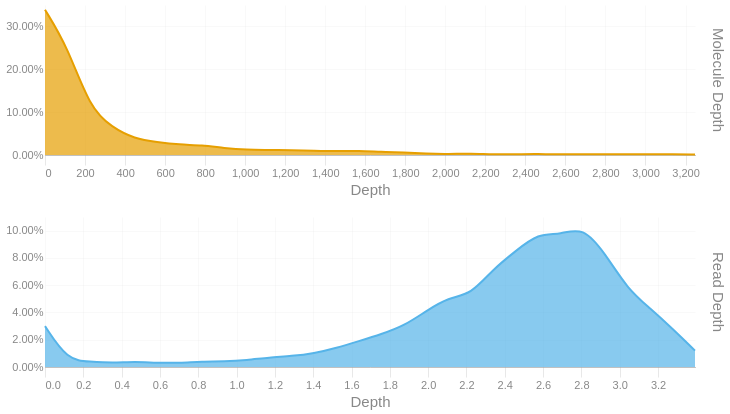

Source (notebook cell):
### Code cell
readdep = depth_hist(tb['Read Depth'], q99, 3)
readdep = readdep.with_columns(pl.lit('Read Depth').alias('Metric'))
if not SKIPLR:
    moldep = depth_hist(tb['Molecule Depth'], mol_q99, 1)
    moldep = moldep.with_columns(pl.lit('Molecule Depth').alias('Metric'))
    _hist = pl.concat([readdep, moldep])
    _hist = _hist.filter(pl.col('Proportion') != 0)
    with SafeRender(_hist):
        (
            alt.Chart(_hist)        
            .mark_area(interpolate = "basis")
            .encode(
                x=alt.X('Bin:Q').scale(domainMin=0).axis(alt.Axis(title='Depth')),
                y = alt.Y('Proportion:Q', title = None).axis(format = '.2%'),
                color = alt.Color('Metric:N').legend(None),
                row = alt.Row("Metric:N").header(title = None, labelOrient = 'right'),
                tooltip = [
                    alt.Tooltip("Metric:N", title = "Metric"),
                    alt.Tooltip('Interval:N', title = "Depth Interval"),
                    alt.Tooltip('Proportion:Q', title = "% Alignments").format('.2%')
                ]
            )
            .resolve_scale(x='independent', y='independent')
            .properties(
                height = 150, width = 650,
                usermeta={'embedOptions': {'downloadFileName': f'{samplename}.depth.hist'}}
            )
        ).display()
else:
    readdep = readdep.filter(pl.col('Proportion') != 0)
    with SafeRender(readdep):
        (
            alt.Chart(readdep)        
            .mark_area(interpolate = "basis")
            .encode(
                x=alt.X('Bin:Q').scale(domainMin=0).axis(alt.Axis(title='Depth')),
                y = alt.Y('Proportion:Q', title = None).axis(format = '.2%'),
                tooltip = [
                    alt.Tooltip('Interval:N', title = "Depth Interval"),
                    alt.Tooltip('Proportion:Q', title = "% Alignments").format('.2%')
                ]
            )
            .properties(
                usermeta={'embedOptions': {'downloadFileName': f'{samplename}.depth.hist'}}
            )
        ).display()

### Figure 1 — Vega-Lite specification as saved in the notebook (floating-point values rounded to 4 significant figures)
{"width": 650, "height": 150, "config": {"title": {"anchor": "start", "dy": -15, "fontSize": 18, "color": "#888888", "subtitleColor": "#888888", "subtitleFontSize": 14}, "arc": {"fill": "#0072B2"}, "axis": {"domainColor": "#888888", "domainWidth": 0.5, "gridWidth": 0.2, "grid": false, "titleFontWeight": 400, "titleFontSize": 15, "labelFontSize": 11, "labelColor": "#888888", "tickColor": "#888888", "tickWidth": 0.2, "titleColor": "#888888"}, "axisBand": {"grid": false}, "axisX": {"grid": true, "tickSize": 10, "domainCap": "round"}, "axisY": {"domain": false, "grid": true, "tickSize": 0, "domainCap": "round"}, "background": "transparent", "header": {"labelFontSize": 15, "labelColor": "#888888", "titleFontSize": 15, "titleFontWeight": 600, "titleColor": "#888888"}, "legend": {"labelFont": "sans-serif", "labelFontSize": 12, "labelColor": "#888888", "symbolSize": 100, "symbolType": "circle", "titleFontSize": 12, "titlePadding": 10, "titleColor": "#888888", "title": null}, "range": {"category": ["#E69F00", "#56B4E9", "#009E73", "#F0E442", "#0072B2", "#D55E00", "#CC79A7", "#000000"], "diverging": ["#cfe8f3", "#a2d4ec", "#73bfe2", "#46abdb", "#1696d2", "#12719e"]}, "area": {"fill": "#0072B2", "fillOpacity": 0.7, "line": true, "strokeOpacity": 0.7}, "line": {"color": "#0072B2", "stroke": "#0072B2", "strokeWidth": 2}, "trail": {"color": "#0072B2", "stroke": "#0072B2", "strokeWidth": 0, "size": 1}, "point": {"filled": true, "fillOpacity": 1.0, "size": 95}, "text": {"color": "#888888", "fontSize": 11, "align": "right", "fontWeight": 400, "size": 11}, "bar": {"fill": "#0072B2", "stroke": null}, "view": {"stroke": null, "continuousWidth": 660, "continuousHeight": 400}}, "data": {"name": "data-b81d72718b329629bf2573fbb60bf90b"}, "mark": {"type": "area", "interpolate": "basis"}, "encoding": {"color": {"field": "Metric", "legend": null, "type": "nominal"}, "row": {"field": "Metric", "header": {"title": null, "labelOrient": "right"}, "type": "nominal"}, "tooltip": [{"field": "Metric", "title": "Metric", "type": "nominal"}, {"field": "Interval", "title": "Depth Interval", "type": "nominal"}, {"field": "Proportion", "format": ".2%", "title": "% Alignments", "type": "quantitative"}], "x": {"axis": {"title": "Depth"}, "field": "Bin", "scale": {"domainMin": 0}, "type": "quantitative"}, "y": {"axis": {"format": ".2%"}, "field": "Proportion", "title": null, "type": "quantitative"}}, "resolve": {"scale": {"x": "independent", "y": "independent"}}, "usermeta": {"embedOptions": {"downloadFileName": "S3_Waccamaw_1703.depth.hist"}}, "$schema": "https://vega.github.io/schema/vega-lite/v6.1.0.json", "datasets": {"data-b81d72718b329629bf2573fbb60bf90b": [{"Bin": 0.0, "Interval": "0.0-0.117", "Proportion": 0.03, "Metric": "Read Depth"}, {"Bin": 0.117, "Interval": "0.117-0.234", "Proportion": 0.005, "Metric": "Read Depth"}, {"Bin": 0.234, "Interval": "0.234-0.351", "Proportion": 0.004, "Metric": "Read Depth"}, {"Bin": 0.351, "Interval": "0.351-0.468", "Proportion": 0.003, "Metric": "Read Depth"}, {"Bin": 0.468, "Interval": "0.468-0.585", "Proportion": 0.004, "Metric": "Read Depth"}, {"Bin": 0.585, "Interval": "0.585-0.702", "Proportion": 0.003, "Metric": "Read Depth"}, {"Bin": 0.702, "Interval": "0.702-0.819", "Proportion": 0.003, "Metric": "Read Depth"}, {"Bin": 0.819, "Interval": "0.819-0.936", "Proportion": 0.004, "Metric": "Read Depth"}, {"Bin": 0.936, "Interval": "0.936-1.053", "Proportion": 0.004, "Metric": "Read Depth"}, {"Bin": 1.053, "Interval": "1.053-1.17", "Proportion": 0.005, "Metric": "Read Depth"}, {"Bin": 1.17, "Interval": "1.17-1.287", "Proportion": 0.007, "Metric": "Read Depth"}, {"Bin": 1.287, "Interval": "1.287-1.404", "Proportion": 0.008, "Metric": "Read Depth"}, {"Bin": 1.404, "Interval": "1.404-1.521", "Proportion": 0.01, "Metric": "Read Depth"}, {"Bin": 1.521, "Interval": "1.521-1.638", "Proportion": 0.014, "Metric": "Read Depth"}, {"Bin": 1.638, "Interval": "1.638-1.755", "Proportion": 0.019, "Metric": "Read Depth"}, {"Bin": 1.755, "Interval": "1.755-1.872", "Proportion": 0.024, "Metric": "Read Depth"}, {"Bin": 1.872, "Interval": "1.872-1.989", "Proportion": 0.03, "Metric": "Read Depth"}, {"Bin": 1.989, "Interval": "1.989-2.106", "Proportion": 0.041, "Metric": "Read Depth"}, {"Bin": 2.106, "Interval": "2.106-2.223", "Proportion": 0.051, "Metric": "Read Depth"}, {"Bin": 2.223, "Interval": "2.223-2.34", "Proportion": 0.053, "Metric": "Read Depth"}, {"Bin": 2.34, "Interval": "2.34-2.457", "Proportion": 0.072, "Metric": "Read Depth"}, {"Bin": 2.457, "Interval": "2.457-2.574", "Proportion": 0.085, "Metric": "Read Depth"}, {"Bin": 2.574, "Interval": "2.574-2.691", "Proportion": 0.098, "Metric": "Read Depth"}, {"Bin": 2.691, "Interval": "2.691-2.808", "Proportion": 0.097, "Metric": "Read Depth"}, {"Bin": 2.808, "Interval": "2.808-2.925", "Proportion": 0.103, "Metric": "Read Depth"}, {"Bin": 2.925, "Interval": "2.925-3.042", "Proportion": 0.083, "Metric": "Read Depth"}, {"Bin": 3.042, "Interval": "3.042-3.159", "Proportion": 0.057, "Metric": "Read Depth"}, {"Bin": 3.159, "Interval": "3.159-3.276", "Proportion": 0.043, "Metric": "Read Depth"}, {"Bin": 3.276, "Interval": "3.276-3.393", "Proportion": 0.028, "Metric": "Read Depth"}, {"Bin": 3.393, "Interval": "3.393-3.51", "Proportion": 0.012, "Metric": "Read Depth"}, {"Bin": 0.0, "Interval": "0.0-112.0", "Proportion": 0.339, "Metric": "Molecule Depth"}, {"Bin": 112.0, "Interval": "112.0-224.0", "Proportion": 0.253, "Metric": "Molecule Depth"}, {"Bin": 224.0, "Interval": "224.0-335.9", "Proportion": 0.11, "Metric": "Molecule Depth"}, {"Bin": 335.9, "Interval": "335.9-447.9", "Proportion": 0.064, "Metric": "Molecule Depth"}, {"Bin": 447.9, "Interval": "447.9-559.9", "Proportion": 0.038, "Metric": "Molecule Depth"}, {"Bin": 559.9, "Interval": "559.9-671.9", "Proportion": 0.03, "Metric": "Molecule Depth"}, {"Bin": 671.9, "Interval": "671.9-783.8", "Proportion": 0.024, "Metric": "Molecule Depth"}, {"Bin": 783.8, "Interval": "783.8-895.8", "Proportion": 0.023, "Metric": "Molecule Depth"}, {"Bin": 895.8, "Interval": "895.8-1007.8", "Proportion": 0.016, "Metric": "Molecule Depth"}, {"Bin": 1008.0, "Interval": "1007.8-1119.8", "Proportion": 0.012, "Metric": "Molecule Depth"}, {"Bin": 1120.0, "Interval": "1119.8-1231.7", "Proportion": 0.012, "Metric": "Molecule Depth"}, {"Bin": 1232.0, "Interval": "1231.7-1343.7", "Proportion": 0.011, "Metric": "Molecule Depth"}, {"Bin": 1344.0, "Interval": "1343.7-1455.7", "Proportion": 0.01, "Metric": "Molecule Depth"}, {"Bin": 1456.0, "Interval": "1455.7-1567.7", "Proportion": 0.009, "Metric": "Molecule Depth"}, {"Bin": 1568.0, "Interval": "1567.7-1679.6", "Proportion": 0.01, "Metric": "Molecule Depth"}, {"Bin": 1680.0, "Interval": "1679.6-1791.6", "Proportion": 0.007, "Metric": "Molecule Depth"}, {"Bin": 1792.0, "Interval": "1791.6-1903.6", "Proportion": 0.006, "Metric": "Molecule Depth"}, {"Bin": 1904.0, "Interval": "1903.6-2015.6", "Proportion": 0.003, "Metric": "Molecule Depth"}, {"Bin": 2016.0, "Interval": "2015.6-2127.5", "Proportion": 0.002, "Metric": "Molecule Depth"}, {"Bin": 2128.0, "Interval": "2127.5-2239.5", "Proportion": 0.004, "Metric": "Molecule Depth"}, {"Bin": 2240.0, "Interval": "2239.5-2351.5", "Proportion": 0.001, "Metric": "Molecule Depth"}, {"Bin": 2352.0, "Interval": "2351.5-2463.5", "Proportion": 0.002, "Metric": "Molecule Depth"}, {"Bin": 2464.0, "Interval": "2463.5-2575.4", "Proportion": 0.003, "Metric": "Molecule Depth"}, {"Bin": 2575.0, "Interval": "2575.4-2687.4", "Proportion": 0.001, "Metric": "Molecule Depth"}, {"Bin": 2687.0, "Interval": "2687.4-2799.4", "Proportion": 0.002, "Metric": "Molecule Depth"}, {"Bin": 2799.0, "Interval": "2799.4-2911.4", "Proportion": 0.002, "Metric": "Molecule Depth"}, {"Bin": 2911.0, "Interval": "2911.4-3023.3", "Proportion": 0.002, "Metric": "Molecule Depth"}, {"Bin": 3023.0, "Interval": "3023.3-3135.3", "Proportion": 0.002, "Metric": "Molecule Depth"}, {"Bin": 3135.0, "Interval": "3135.3-3247.3", "Proportion": 0.002, "Metric": "Molecule Depth"}, {"Bin": 3247.0, "Interval": "3247.3-3359.27", "Proportion": 0.001, "Metric": "Molecule Depth"}]}}
